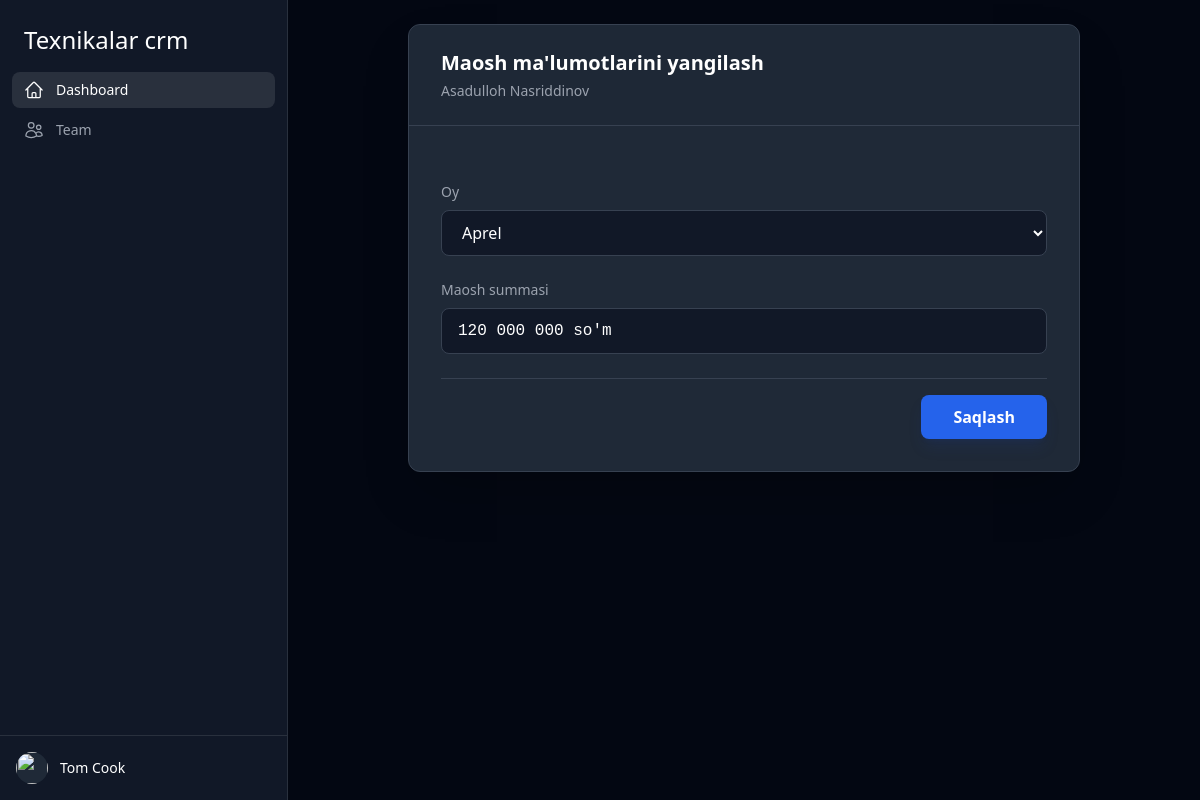
The app's page /hr/salary-update/1/1/ with its own data.
### hr/models.py (models this page shows, shortened)
class Workers(models.Model):
    first_name = models.CharField(max_length=25)
    last_name = models.CharField(max_length=25)
    phone_number = models.CharField(max_length=40)
    profession = models.CharField(max_length=25)

class Salary(models.Model):
    worker = models.ForeignKey('Workers', on_delete=models.CASCADE, related_name='salary')
    month = models.CharField(max_length=25, choices=MONTHS, default="1")
    salary_sum = models.CharField(max_length=50)
    date = models.DateField(default=timezone.now)

### hr/views.py (the view, shortened to what this page needs)
# urls.py: path('salary-update/<int:worker_id>/<int:salary_id>/', update_salary_worker, name='salary_update'),
def update_salary_worker(request, worker_id, salary_id):
    hodim = get_object_or_404(Workers, id=worker_id)
    salary = get_object_or_404(Salary, worker=hodim, id=salary_id)
    return render(request, 'hr_update.html', {'salary': salary, 'hodim': hodim})

### templates/hr_update.html (shortened to what this page needs)
{% extends "base.html" %}
{% block content %}
<div class="max-w-2xl mx-auto">
    <div class="bg-gray-800 rounded-xl shadow-2xl border border-gray-700 overflow-hidden">
        <div class="px-8 py-6 border-b border-gray-700 bg-gray-800/50">
            <h2 class="text-xl font-bold text-white">Maosh ma'lumotlarini yangilash</h2>
            <p class="mt-1 text-sm text-gray-400">{{ hodim.first_name }} {{ hodim.last_name }}</p>
        </div>
        <form method="POST" class="p-8 space-y-6">
            <div>
                <label for="month" class="block text-sm font-medium text-gray-400 mb-2">Oy</label>
                <select name="month" id="month"
                    class="w-full bg-gray-900 border border-gray-700 rounded-lg py-2.5 px-4 text-white focus:ring-2 focus:ring-blue-500 focus:border-transparent outline-none transition-all">
                    <option value="4" {% if salary.month == '4' %}selected{% endif %}>Aprel</option>
                </select>
            </div>
            <div>
                <label for="salary_sum" class="block text-sm font-medium text-gray-400 mb-2">Maosh summasi</label>
                <input type="text" name="salary_sum" id="salary_sum" value="{{ salary.salary_sum }}"
                    class="w-full bg-gray-900 border border-gray-700 rounded-lg py-2.5 px-4 text-white focus:ring-2 focus:ring-blue-500 focus:border-transparent outline-none transition-all font-mono"
                    placeholder="Masalan: 5000000">
            </div>
            <div class="flex items-center justify-end gap-4 pt-4 border-t border-gray-700">
                <button type="submit"
                    class="bg-blue-600 hover:bg-blue-500 text-white font-bold py-2.5 px-8 rounded-lg transition-all shadow-lg shadow-blue-900/20 active:scale-95">
                    Saqlash
                </button>
            </div>
        </form>
    </div>
</div>
{% endblock content %}

### records on screen
Workers: first_name "Asadulloh", last_name "Nasriddinov"
Salary: month "Aprel", salary_sum "120 000 000 so'm"
